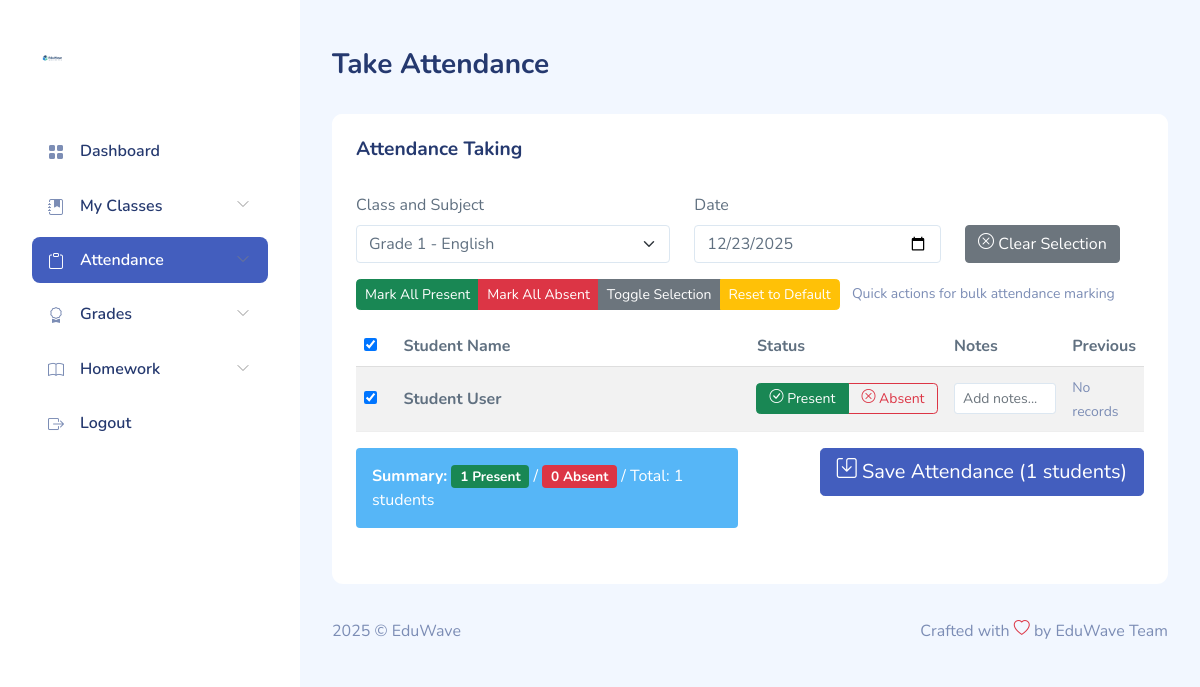
The page /teacher/attendance.php?assignment=1-3 (signed in) on the database its author committed.
### tables this page shows
CREATE TABLE `classes` (
  `id` int(11) NOT NULL AUTO_INCREMENT,
  `grade_name` varchar(20) NOT NULL,
  `notes` text DEFAULT NULL,
  PRIMARY KEY (`id`)
);

CREATE TABLE `subjects` (
  `id` int(11) NOT NULL AUTO_INCREMENT,
  `name` varchar(50) NOT NULL,
  `class_id` int(11) DEFAULT NULL,
  PRIMARY KEY (`id`),
  KEY `class_id` (`class_id`),
  CONSTRAINT `subjects_ibfk_1` FOREIGN KEY (`class_id`) REFERENCES `classes` (`id`) ON DELETE CASCADE
);

CREATE TABLE `users` (
  `id` int(11) NOT NULL AUTO_INCREMENT,
  `name` varchar(100) NOT NULL,
  `email` varchar(100) DEFAULT NULL,
  `password_hash` varchar(255) NOT NULL,
  `remember_token` varchar(255) DEFAULT NULL,
  `role` enum('Admin','Registrar','Teacher','Student','Parent') NOT NULL,
  `color_theme` varchar(20) NOT NULL DEFAULT 'blue',
  `created_at` timestamp NOT NULL DEFAULT current_timestamp(),
  PRIMARY KEY (`id`),
  UNIQUE KEY `email` (`email`),
  KEY `idx_role` (`role`)
);

### teacher/attendance.php (the view, shortened to what the rows shown need)
<?php
require_once __DIR__ . '/../includes/config.php';
try {
    $stmt = $pdo->prepare('SELECT DISTINCT classes.id as class_id, classes.grade_name, subjects.id as subject_id, subjects.name AS subject_name FROM teacher_assignments JOIN classes ON teacher_assignments.class_id = classes.id JOIN subjects ON teacher_assignments.subject_id = subjects.id WHERE teacher_assignments.teacher_id = ? ORDER BY classes.grade_name, subjects.name');
    $stmt->execute([$_SESSION['user_id']]);
    $assignments = $stmt->fetchAll(PDO::FETCH_ASSOC);
} catch (PDOException $e) {
    $assignments = [];
}
$students = [];
$selected_class_id = null;
$selected_subject_id = null;
$attend_date = date('Y-m-d');
if ($_SERVER['REQUEST_METHOD'] === 'GET') {
    if (isset($_GET['assignment'])) {
        $assignment_parts = explode('-', $_GET['assignment']);
        if (count($assignment_parts) === 2) {
            $selected_class_id = $assignment_parts[0];
            $selected_subject_id = $assignment_parts[1];
            $attend_date = isset($_GET['attend_date']) ? $_GET['attend_date'] : date('Y-m-d');
        }
    }
} elseif ($_SERVER['REQUEST_METHOD'] === 'POST') {
    $selected_class_id = $_POST['class_id'];
    $selected_subject_id = $_POST['subject_id'];
    $attend_date = $_POST['attend_date'];
}
if ($selected_class_id && $selected_subject_id) {
    try {
        $stmt = $pdo->prepare('SELECT users.id, users.name FROM users JOIN student_classes ON users.id = student_classes.student_id WHERE student_classes.class_id = ? ORDER BY users.name');
        $stmt->execute([$selected_class_id]);
        $students = $stmt->fetchAll(PDO::FETCH_ASSOC);
        $attendance_records = [];
    } catch (PDOException $e) {
        $students = [];
    }
}
?>
<!DOCTYPE html>
<html lang="en">
<head>
    <link rel="stylesheet" href="../dashboardassets/css/bootstrap.css">
    <link rel="stylesheet" href="../dashboardassets/vendors/iconly/bold.css">
    <link rel="stylesheet" href="../dashboardassets/vendors/perfect-scrollbar/perfect-scrollbar.css">
    <link rel="stylesheet" href="../dashboardassets/vendors/bootstrap-icons/bootstrap-icons.css">
    <link rel="stylesheet" href="../dashboardassets/css/app.css">
</head>
<body>
    <div id="app">
        <div id="main">
            <div class="page-content">
                <section class="row">
                    <div class="col-12">
                        <div class="card">
                            <div class="card-body">
                                <form method="GET">
                                    <div class="row mb-3">
                                        <div class="col-md-5">
                                            <label for="assignment" class="form-label">Class and Subject</label>
                                            <select class="form-select" id="assignment" name="assignment" onchange="this.form.submit()">
                                                <?php foreach ($assignments as $assignment): ?>
                                                    <option value="<?= $assignment['class_id'] ?>-<?= $assignment['subject_id'] ?>" <?= (isset($_GET['assignment']) && $_GET['assignment'] == $assignment['class_id'] . '-' . $assignment['subject_id']) ? 'selected' : '' ?>><?= htmlspecialchars($assignment['grade_name'] . ' - ' . $assignment['subject_name']) ?></option>
                                                <?php endforeach; ?>
                                            </select>
                                        </div>
                                    </div>
                                </form>
                                <?php if ($selected_class_id && $selected_subject_id): ?>
                                    <?php if (!empty($students)): ?>
                                        <form method="POST">
                                            <div class="table-responsive">
                                                <table class="table table-striped table-hover">
                                                    <thead>
                                                        <tr>
                                                            <th width="5%">
                                                                <input type="checkbox" id="selectAll" onchange="toggleAllCheckboxes()">
                                                            </th>
                                                            <th>Student Name</th>
                                                            <th width="25%">Status</th>
                                                            <th width="15%">Notes</th>
                                                            <th width="10%">Previous</th>
                                                        </tr>
                                                    </thead>
                                                    <tbody>
                                                        <?php
                                                        foreach ($students as $student):
                                                            $existing_status = isset($attendance_records[$student['id']]) ? $attendance_records[$student['id']] : 'Present';
                                                            $is_present = $existing_status === 'Present';
                                                            try {
                                                                $stmt = $pdo->prepare('SELECT status, attend_date FROM attendance WHERE student_id = ? AND subject_id = ? AND attend_date < ? ORDER BY attend_date DESC LIMIT 3');
                                                                $stmt->execute([$student['id'], $selected_subject_id, $attend_date]);
                                                                $previous_records = $stmt->fetchAll(PDO::FETCH_ASSOC);
                                                            } catch (PDOException $e) {
                                                                $previous_records = [];
                                                            }
                                                        ?>
                                                            <tr class="<?= !$is_present ? 'table-warning' : '' ?>">
                                                                <td>
                                                                    <input type="checkbox" class="student-checkbox" name="attendance[<?= $student['id'] ?>]" value="Present" <?= $is_present ? 'checked' : '' ?> data-student="<?= htmlspecialchars($student['name']) ?>">
                                                                </td>
                                                                <td>
                                                                    <strong><?= htmlspecialchars($student['name']) ?></strong>
                                                                </td>
                                                                <td>
                                                                    <div class="btn-group btn-group-sm d-flex" role="group">
                                                                        <label class="btn btn-outline-success" for="present_<?= $student['id'] ?>">
                                                                            <i class="bi bi-check-circle"></i> Present
                                                                        </label>
                                                                        <label class="btn btn-outline-danger" for="absent_<?= $student['id'] ?>">
                                                                            <i class="bi bi-x-circle"></i> Absent
                                                                        </label>
                                                                    </div>
                                                                </td>
                                                                <td>
                                                                    <input type="text" class="form-control form-control-sm" name="notes[<?= $student['id'] ?>]" placeholder="Add notes..." value="<?= isset($_POST['notes'][$student['id']]) ? htmlspecialchars($_POST['notes'][$student['id']]) : '' ?>">
                                                                </td>
                                                                <td>
                                                                    <?php if (!empty($previous_records)): ?>
                                                                        <div class="small">
                                                                            <?php foreach ($previous_records as $prev): ?>
                                                                                <span class="badge <?= $prev['status'] === 'Present' ? 'bg-success' : 'bg-danger' ?> me-1" title="<?= date('M j', strtotime($prev['attend_date'])) ?>">
                                                                                    <?= $prev['status'] === 'Present' ? 'P' : 'A' ?>
                                                                                </span>
                                                                            <?php endforeach; ?>
                                                                        </div>
                                                                    <?php else: ?>
                                                                        <span class="text-muted small">No records</span>
                                                                    <?php endif; ?>
                                                                </td>
                                                            </tr>
                                                        <?php endforeach; ?>
                                                    </tbody>
                                                </table>
                                            </div>
                                        </form>
                                    <?php else: ?>
                                        <div class="alert alert-warning">
                                            <i class="bi bi-exclamation-triangle"></i> No students found in this class.
                                        </div>
                                    <?php endif; ?>
                                <?php else: ?>
                                    <div class="alert alert-info">
                                        <i class="bi bi-info-circle"></i> Please select a class and subject to take attendance.
                                    </div>
                                <?php endif; ?>
                            </div>
                        </div>
                    </div>
                </section>
            </div>
        </div>
    </div>
</body>
</html>

### rows shown on the page
classes: assignment "Grade 1 - English"
users: id "☑", name "Student User"

### other values the page prints
$present_count "1"
$absent_count "0"
count($students) "1"
